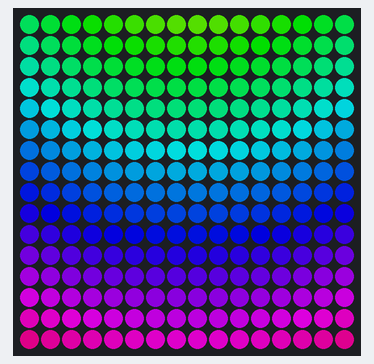
This program was run on a simulated Raspberry Pi (BCM pin numbers) with a Unicorn HAT HD. Shown: 16×16 RGB LED matrix. Dim RGB values are drawn brighter than linear; what the program prints to the terminal is not drawn.

Above: at 0.16 s.
At 4.25 s:
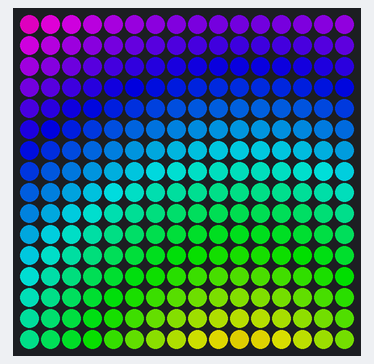
At 6.14 s:
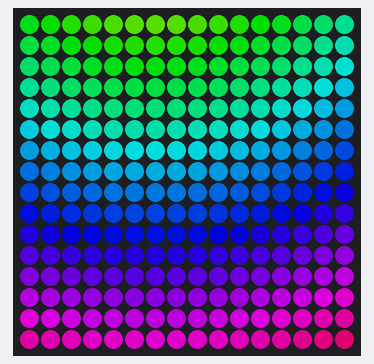
At 9.92 s:
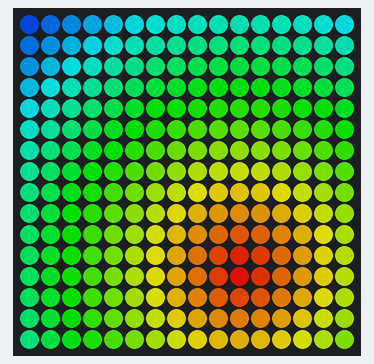
At 15.6 s:
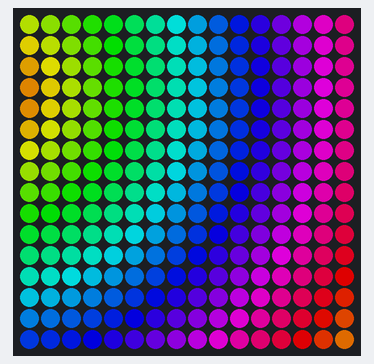
At 21.59 s:
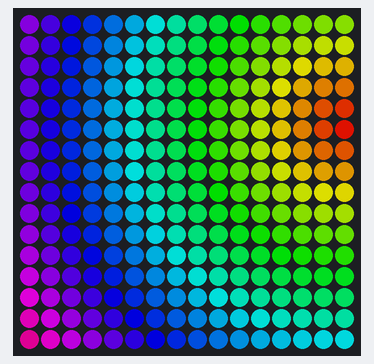

The program:

rainbow.py
```python
#!/usr/bin/env python

import colorsys
import math
import time

import unicornhathd


print("""Unicorn HAT HD: Rainbow
OMG MY EYES.
Press Ctrl+C to exit!
""")

unicornhathd.rotation(0)
unicornhathd.brightness(0.6)

step = 0
try:
    while True:
        step += 1
        for x in range(0, 16):
            for y in range(0, 16):
                dx = 7
                dy = 7

                dx = (math.sin(step / 20.0) * 15.0) + 7.0
                dy = (math.cos(step / 15.0) * 15.0) + 7.0
                sc = (math.cos(step / 10.0) * 10.0) + 16.0

                h = math.sqrt(math.pow(x - dx, 2) + math.pow(y - dy, 2)) / sc

                r, g, b = colorsys.hsv_to_rgb(h, 1, 1)

                r *= 255.0
                g *= 255.0
                b *= 255.0

                unicornhathd.set_pixel(x, y, r, g, b)

        unicornhathd.show()
        time.sleep(1.0 / 60)

except KeyboardInterrupt:
    unicornhathd.off()
```
